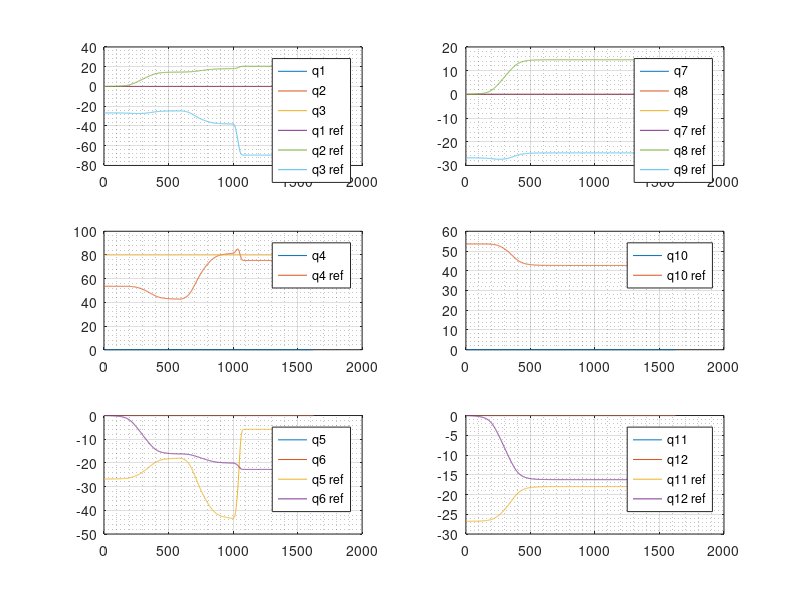
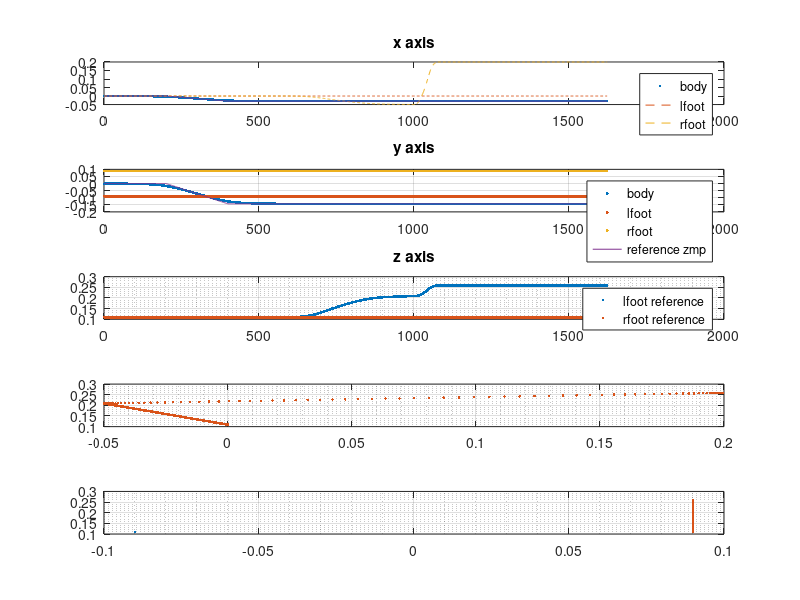

MATLAB code to generate these figures, in order:
clear
close all
load('data.txt')
% load('data_3S_NO_CONTROL.txt')
% data = data_3S_NO_CONTROL;
% load('data_ssp_after_offset_soft_left.txt')
% data = data_ssp_after_offset_soft_left;
% load('data_ssp_after_offset_soft_right.txt')
% data = data_ssp_after_offset_soft_right;
% load('data_left_ssp_no_scaling.txt')
% data = data_left_ssp_no_scaling;
% load('data_ssp_no_scaling_left_leg.txt')
% data = data_ssp_no_scaling_left_leg;
% load('data_ssp_no_scaling_right_leg.txt')
% data = data_ssp_no_scaling_right_leg;
% load('data_good_walk.txt')
% data = data_good_walk;
% load('data_walk_ok.txt')
% data = data_walk_ok;
plot_q          = 1;
plot_torque     = 0;
plot_zmp        = 0;
plot_est        = 0;
plot_est_state  = 0;
plot_fk         = 0;
plot_ref        = 1;
plot_f          = 0;
plot_body_angle = 0;
plot_phase      = 0;
plot_yaw        = 0;
scale   = 1;
begin   = 1;     
% stop = 1000;  
stop    = size(data,1);
t       = data(begin:stop,1);
 
robot_width             = 0.18;
foot_length_front       = 0.155;
% foot_length_back        = 0.095;
foot_width_inner        = 0.05;
foot_width_outer        = 0.09;

q1_ref = data(begin:stop,2)*scale;
q1_tau = data(begin:stop,4);
q2_ref = data(begin:stop,5)*scale;
q2_tau = data(begin:stop,7);
q3_ref = data(begin:stop,8)*scale;
q3_tau = data(begin:stop,10);
q4_ref = data(begin:stop,11)*scale;
q4_tau = data(begin:stop,13);
q5_ref = data(begin:stop,14)*scale;
q5_tau = data(begin:stop,16);
q6_ref = data(begin:stop,17)*scale;
q6_tau = data(begin:stop,19);
q7_ref = data(begin:stop,20)*scale;
q7_tau = data(begin:stop,22);
q8_ref = data(begin:stop,23)*scale;
q8_tau = data(begin:stop,25);
q9_ref = data(begin:stop,26)*scale;
q9_tau = data(begin:stop,28);
q10_ref = data(begin:stop,29)*scale;
q10_tau = data(begin:stop,31);
q11_ref = data(begin:stop,32)*scale;
q11_tau = data(begin:stop,34);
q12_ref = data(begin:stop,35)*scale;
q12_tau = data(begin:stop,37);

q1 = data(begin:stop,3)*scale;
q2 = data(begin:stop,6)*scale;
q3 = data(begin:stop,9)*scale;
q4 = data(begin:stop,12)*scale;
q5 = data(begin:stop,15)*scale;
q6 = data(begin:stop,18)*scale;
q7 = data(begin:stop,21)*scale;
q8 = data(begin:stop,24)*scale;
q9 = data(begin:stop,27)*scale;
q10 = data(begin:stop,30)*scale;
q11 = data(begin:stop,33)*scale;
q12 = data(begin:stop,36)*scale;
Ts = 5e-3;
q1d = diff(q1)/Ts;
q2d = diff(q2)/Ts;
q3d = diff(q3)/Ts;
q4d = diff(q4)/Ts;
q5d = diff(q5)/Ts;
q6d = diff(q6)/Ts;

q7d = diff(q7)/Ts;
q8d = diff(q8)/Ts;
q9d = diff(q9)/Ts;
q10d = diff(q10)/Ts;
q11d = diff(q11)/Ts;
q12d = diff(q12)/Ts;

d = 0.006;

Fxl = data(begin:stop,38);
Fyl = -data(begin:stop,39);
Fzl = data(begin:stop,40);
Txl = -data(begin:stop,41);
Tyl = data(begin:stop,42);
Tzl = data(begin:stop,43);


Fxr = data(begin:stop,44);
Fyr = -data(begin:stop,45);
Fzr = data(begin:stop,46);
Txr = -data(begin:stop,47);
Tyr = data(begin:stop,48);
Tzr = data(begin:stop,49);

% ZMP_x = ZMP_x(1:2000);
% ZMP_y = ZMP_y(1:2000);

phi = data(begin:stop,50);
theta = data(begin:stop,51);
psi = data(begin:stop,52);

x_est = data(begin:stop,53);
vx_est = data(begin:stop,54);
ax_est = data(begin:stop,55);
y_est = data(begin:stop,56);
vy_est = data(begin:stop,57);
ay_est = data(begin:stop,58);
zmpx_calc = data(begin:stop,59);
zmpy_calc = data(begin:stop,60);
comx_fk = data(begin:stop,61);
comy_fk = data(begin:stop,62);
comvy_fk = diff(comy_fk)/5e-3;
comay_fk = diff(comvy_fk)/5e-3;
supx_fk = data(begin:stop,63);
supy_fk = data(begin:stop,64);
supz_fk = data(begin:stop,117);
swingx_fk = data(begin:stop,65);
swingy_fk = data(begin:stop,66);
swingz_fk = data(begin:stop,118);
comx_ref = data(begin:stop,67);
comy_ref = data(begin:stop,68);
x_offs = data(begin:stop,69);
y_offs = data(begin:stop,70);
x_output1 = data(begin:stop,71);
x_output2 = data(begin:stop,72);
y_output1 = data(begin:stop,73);
y_output2 = data(begin:stop,74);

comvy_ref = data(begin:stop,75);
comay_ref = data(begin:stop,76);
y_mpc = data(begin:stop,77);
vy_mpc = data(begin:stop,78);
ay_mpc = data(begin:stop,79);

com_phi = data(begin:stop,80)*180/pi;
com_theta = data(begin:stop,81)*180/pi;
com_psi = data(begin:stop,82)*180/pi;
sup_phi = data(begin:stop,83)*180/pi;
sup_theta = data(begin:stop,84)*180/pi;
sup_psi = data(begin:stop,85)*180/pi;
swing_phi = data(begin:stop,86)*180/pi;
swing_theta = data(begin:stop,87)*180/pi;
swing_psi = data(begin:stop,88)*180/pi;

bodyx = data(begin:stop,89);
bodyy = data(begin:stop,90);
bodyz = data(begin:stop,91);

lfootx = data(begin:stop,92);
lfooty = data(begin:stop,93);
lfootz = data(begin:stop,94);

rfootx = data(begin:stop,95);
rfooty = data(begin:stop,96);

rfootz = data(begin:stop,97);

prefy  = data(begin:stop,98);
phase = data(begin:stop, 99);
idx = [phase == 0];
idx = find(idx);
idx = idx(1:50:end);

idx1 = [phase == 1];
idx1 = find(idx1);
idx1 = idx1(1:10:end);

offset_l_phi = data(begin:stop, 100)*180/pi;
offset_l_theta = data(begin:stop, 101)*180/pi;
offset_l_psi = data(begin:stop, 102)*180/pi;

offset_r_phi = data(begin:stop, 103)*180/pi;
offset_r_theta = data(begin:stop, 104)*180/pi;
offset_r_psi = data(begin:stop, 105)*180/pi;

Tipping_scale = data(1,106);
prefx = data(begin:stop,107);
body_theta = data(begin:stop, 109)*180/pi;
body_phi   = data(begin:stop, 110)*180/pi;

philref = data(begin:stop, 111)*180/pi;
thetalref = data(begin:stop, 112)*180/pi;
psilref = data(begin:stop, 113)*180/pi;

phirref = data(begin:stop, 114)*180/pi;
thetaref = data(begin:stop, 115)*180/pi;
psirref = data(begin:stop, 116)*180/pi;

ZMP_xl = (-Tyl-Fxl*d)./Fzl+prefx;
ZMP_yl = (Txl-Fyl*d)./Fzl+0.09;

ZMP_xr = (-Tyr-Fxr*d)./Fzr+prefx;
ZMP_yr = (Txr-Fyr*d)./Fzr-0.09;

ZMP_x = (ZMP_xl.*Fzl+ZMP_xr.*Fzr)./(Fzl+Fzr);
ZMP_y = (ZMP_yl.*Fzl+ZMP_yr.*Fzr)./(Fzl+Fzr);

ref_psi_support = data(begin:stop, 119);
ref_psi_swing = data(begin:stop, 120);

leftSupport = data(begin:stop, 121);
ref_psi_body = data(begin:stop, 122);

x_sup = data(begin:stop, 123);
y_sup = data(begin:stop, 124);
z_sup = data(begin:stop, 125);

x_swing = data(begin:stop, 126);
y_swing = data(begin:stop, 127);
z_swing = data(begin:stop, 128);

walking_mode = data(begin:stop, 129);
t = 1:length(t);
if plot_q == 1
    figure('units','normalized','outerposition',[-1 0 1 1],'name','Joint Angles')
    subplot(3,2,1)
    plot(t,q1,'-')
    hold on
    grid on
    grid minor
    
    plot(t,q2,'-')
    plot(t,q3,'-')
    plot(t,q1_ref,'-')
    hold on
    grid on
    plot(t,q2_ref,'-')
    plot(t,q3_ref,'-')
    legend('q1','q2','q3','q1 ref','q2 ref', 'q3 ref')
    subplot(3,2,3)
    plot(t,q4)
    hold on
    grid on
    grid minor
    
    plot(t,q4_ref,'-')
        plot(t, walking_mode*10)

    legend('q4','q4 ref')
    
    subplot(3,2,5)
    plot(t,q5,'-')
    grid on
    hold on
    grid minor
    
    plot(t,q6,'-')
    plot(t,q5_ref,'-')
    hold on
    plot(t,q6_ref,'-')
    legend('q5','q6','q5 ref', 'q6 ref')
    
    subplot(3,2,2)
    plot(t,q7,'-')
    hold on
    grid on
    
    grid minor
    plot(t,q8,'-')
    plot(t,q9,'-')
    plot(t,q7_ref,'-')
    grid on
    hold on
    plot(t,q8_ref,'-')
    plot(t,q9_ref,'-')
    legend('q7','q8','q9','q7 ref','q8 ref', 'q9 ref')
    
    subplot(3,2,4)
    plot(t,q10,'-')
    hold on
    grid on
    grid minor
    plot(t,q10_ref,'-')
    legend('q10','q10 ref')
    
    subplot(3,2,6)
    plot(t,q11,'-')
    hold on
    grid on
    grid minor
    
    plot(t,q12,'-')
    plot(t,q11_ref,'-')
    grid on
    hold on
    plot(t,q12_ref,'-')
    legend('q11','q12','q11 ref','q12 ref')
end

if plot_torque == 1
    figure('units','normalized','outerposition',[-1 0 1 1],'name','Joint Torques')
    subplot(3,2,1)
    plot(t,q1_tau,'.')
    hold on
    grid on
    plot(t,q2_tau,'-')
    plot(t,q3_tau,'-')
    legend('q1','q2','q3')
    
    subplot(3,2,3)
    plot(t,q4_tau)
    grid on
    legend('q4')
    
    subplot(3,2,5)
    plot(t,q5_tau,'-')
    grid on
    hold on
    plot(t,q6_tau,'-')
    legend('q5','q6')
    
    subplot(3,2,2)
    plot(t,q7_tau,'-')
    hold on
    grid on
    plot(t,q8_tau,'-')
    plot(t,q9_tau,'-')
    legend('q7','q8','q9')
    
    subplot(3,2,4)
    plot(t,q10_tau,'-')
    grid on
    legend('q10')
    
    subplot(3,2,6)
    plot(t,q11_tau,'-')
    hold on
    grid on
    plot(t,q12_tau,'-')
    legend('q11','q12')
end

if plot_zmp == 1
    figure('units','normalized','outerposition',[-1 0 1 1],'name','ZMP')
    subplot(2,1,1)
    plot(t, ZMP_x)
    hold on
    grid on
    grid minor
    plot(t, ZMP_xl,'.')
    plot(t, ZMP_xr,'.')
    legend('ZMP','ZMP left', 'ZMP right')
    ylim([0 0.4])
    
    subplot(2,1,2)
    plot(t, ZMP_y)
    hold on
    grid on
    grid minor
    plot(t, ZMP_yl,'.')
    plot(t, ZMP_yr,'.')
    ylim([-0.2 0.2])
    legend('ZMP','ZMP left', 'ZMP right')
end

if plot_est == 1
    figure('units','normalized','outerposition',[-1 0 1 1],'name','Estimation')
    subplot(2,1,1)
    plot(t, x_est,'-');
    hold on
    grid on
    grid minor
    plot(t,comx_ref,'-')
    plot(t, comx_fk,'-')
    plot(t, zmpx_calc,'.')
    plot(t, x_output1,'-')
    plot(t, prefx,'.')
    
    legend('x state (no offset) estimation', 'X ref', 'X fk', 'ZMP X', ...
        'X output (with offset) estimation','ZMP x ref')
    
    subplot(2,1,2)
    %         yyaxis left
    
    plot(t, y_est,'-')
    hold on
    grid on
    grid minor
    %     plot(t, y_output1,'-')
    plot(t,comy_ref,'-')
    plot(t, comy_fk,'-')
    plot(t, prefy,'.')
    plot(t, zmpy_calc,'--')
    plot(t, y_output2,'r')
    %     a = gca;
    %     plot([idx, idx], [a.YLim], 'g')
    
    
    %     plot([t(1) t(end)], [0.049 0.049], 'c')
    %         plot(t, lfootz,'.')
    %     yyaxis right
    %     plot(t, Fzl)
    %     plot([t(1) t(end)], [0.196 0.196], 'c')
    
    legend('y state (no offset) estimation','reference com y',...
        'Y fk', 'Reference ZMP Y', ...
        'Real (measured) zmp y','Model ZMP (estimated - LIP)','FLC phase')
    %     subplot(3,1,3)
    %     plot(t, x_offs)
    %     hold on
    %     grid on
    %     plot(t, y_offs)
    %     legend('X_offset', 'Y_offset')
%     figure
%     idx_phase_1 = phase == 1;
%     idx_phase_0 = phase == 0;
%     Fzl_tmp = Fzl(idx_phase_0);
%     Fzr_tmp = Fzr(idx_phase_0);
%     
%     idx_l_touching = Fzl_tmp < -20;
%     idx_r_touching = Fzr_tmp < -20;
%     ZMP_xl_tmp = ZMP_xl(idx_phase_0);
%     ZMP_yl_tmp = ZMP_yl(idx_phase_0);
%     ZMP_xr_tmp = ZMP_xr(idx_phase_0);
%     ZMP_yr_tmp = ZMP_yr(idx_phase_0);
%     
%     idx_ = phase == 2 | phase == 3;
%     plot(zmpx_calc(idx_),zmpy_calc(idx_),'.')
%     hold on
%     grid on
%     grid minor
%     plot(zmpx_calc(idx_phase_1),zmpy_calc(idx_phase_1),'r.')
%     plot(zmpx_calc(idx_phase_0),zmpy_calc(idx_phase_0),'g.')
% %     plot(ZMP_xl_tmp(idx_l_touching), ZMP_yl_tmp(idx_l_touching),'b.')
% %     plot(ZMP_xr_tmp(idx_r_touching), ZMP_yr_tmp(idx_r_touching),'b.')
%     rectangle('Pos', [0.00-foot_length_back robot_width/2-foot_width_inner foot_length_back+foot_length_front foot_width_inner+foot_width_outer])    
%     plot(0.00, robot_width/2,'rx')
%     rectangle('Pos', [0.0-foot_length_back -robot_width/2-foot_width_outer foot_length_back+foot_length_front foot_width_inner+foot_width_outer])
%     plot(0.0, -robot_width/2,'rx')
%     for i = 1:4
%         x_tmp = 0.15*i-foot_length_back;
%         if mod(i,2) == 1
%             y_tmp = robot_width/2-foot_width_inner;
%             plot(0.15*i, robot_width/2,'rx')
%         else
%             y_tmp = -robot_width/2-foot_width_outer;
%             plot(0.15*i, -robot_width/2,'rx')
%         end
%         
%         rectangle('Pos', [x_tmp y_tmp  foot_length_back+foot_length_front foot_width_inner+foot_width_outer])
%         
%         
%     end
%     legend('Single support', 'Foot landing control', 'Double Support')
%     %     rectangle('Pos', [-2 0 1 2])
end



if plot_est_state == 1
    zmp_est = [1 0 -0.6/9.81]*[y_est, vy_est, ay_est]';
    
    figure('units','normalized','outerposition',[-1 0 1 1],'name','Estimation')
    subplot(3,1,1)
    plot(t,comy_ref,'-')
    hold on
    plot(t,y_est,'-');
    plot(t, zmp_est)
    plot(t, ZMP_y)
    plot(t, prefy,'-','linewidth',0.5)
    plot(t, comy_fk,'-')
    
    legend('Comy reference', 'Y est','estimated zmp','real zmp','reference zmp','COM fk')
    subplot(3,1,2)
    plot(t, comvy_ref,'-')
    hold on
    plot(t, vy_est,'-')
    legend('Ref vy', 'Est vy')
    subplot(3,1,3)
    plot(t, comay_ref,'-')
    hold on
    %     plot(t, ay_mpc)
    plot(t,ay_est ,'-')
    legend('Ref ay',  'Est ay')
end

% supy_fk = supy_fk+comy_fk;
% swingy_fk = swingy_fk +comy_fk;
if plot_f == 1
    figure('units','normalized','outerposition',[-1 0 1 1],'name','Force')
    subplot(3,1,1)
    plot(t, Fzl)
    grid on
    grid minor
    hold on
    plot(t,Fzr)
%     a = gca;
%     plot([idx, idx], [a.YLim], 'g')
    legend('Fzl','Fzr')
    title('Fz')
    subplot(3,1,2)
    plot(t, Tyl)
    grid on
    grid minor
    hold on
    plot(t,Tyr)
%     a = gca;
%     plot([idx, idx], [a.YLim], 'g')
    title('Ty')
    legend('Tyl','Tyr')
    subplot(3,1,3)
    plot(t, Txl)
    grid on
    grid minor
    hold on
    plot(t,Txr)
%     a = gca;
%     plot([idx, idx], [a.YLim], 'g')
    legend('Txl','Txr')
    title('Tx')
    
end
if plot_fk == 1
    figure('units','normalized','outerposition',[-1 0 1 1],'name','Position FK')
    subplot(2,1,1)
    plot(t, supx_fk,'.')
    hold on
    grid on
    grid minor
    plot(t, swingx_fk,'.')
    plot(t, comx_fk,'.')
    plot(t, comx_ref,'.')
    plot(t, lfootx,'.')
    plot(t, rfootx,'.')
    legend('Sup x', 'Swing x','COM','Ref COM','Left foot', 'Right foot')
    subplot(2,1,2)
    plot(t, supy_fk,'.')
    hold on
    plot(t, swingy_fk,'.')
    plot(t, comy_fk,'.')
    plot(t,comy_ref,'.')
    plot(t, lfooty,'.')
    plot(t, rfooty,'.')
    
    legend('Sup y', 'Swing y', 'COM', 'Ref COM','Left foot','Right foot')
    
    figure('units','normalized','outerposition',[-1 0 1 1],'name','FK Euler Angles')
    %     plottools
    subplot(3,1,1)
    plot(t, com_phi)
    hold on
    grid on
    grid minor
    plot(t, sup_phi,'.','linewidth',2)
    plot(t, swing_phi,'.','linewidth',2)
    plot(t,philref,'.')
    plot(t,phirref,'.')
    plot(t,offset_l_phi,'.')
    plot(t,offset_r_phi,'.')
    %     a = gca;
    %         plot([idx, idx], [a.YLim], 'g')
    
    legend('COM', 'SUP', 'SWING','Phiref_l','Phiref_r','Offset Phiref_l',' Offset Phiref_r')
    
    subplot(3,1,2)
    plot(t, com_theta)
    hold on
    grid on
    grid minor
    plot(t, sup_theta,'.','linewidth',2)
    plot(t, swing_theta,'.','linewidth',2)
    plot(t,thetalref,'.')
    plot(t,thetaref,'.')
    plot(t,offset_l_theta,'.')
    plot(t,offset_r_theta,'.')
    %         a = gca;
    %         plot([idx, idx], [a.YLim], 'g')
    legend('COM', 'SUP', 'SWING','Thetaref_l','Thetaref_r','Offset Phiref_l',' Offset Phiref_r')
    
    subplot(3,1,3)
    plot(t, com_psi)
    hold on
    grid on
    grid minor
    plot(t, sup_psi,'.','linewidth',2)
    plot(t, swing_psi,'.','linewidth',2)
    plot(t,psilref,'.')
    plot(t,psirref,'.')
    plot(t,offset_l_psi,'.')
    plot(t,offset_r_psi,'.')
    %     a = gca;
    %     plot([idx, idx], [a.YLim], 'g')
    legend('COM', 'SUP', 'SWING','Psiref_l','Psiref_r','Offset Phiref_l',' Offset Phiref_r')
    
end

if plot_ref == 1
    figure('units','normalized','outerposition',[-1 0 1 1],'name','Reference foot trajectories')
    subplot(5,1,1)
    plot(t, bodyx,'.')
    hold on
%     grid on
%     plot(t, lfootx,'.')
%     plot(t, rfootx,'.')
    plot(t, x_sup,'--')
    plot(t, x_swing,'--')
    plot(t,prefx)
    legend('body','lfoot','rfoot')
    title('x axis')
    subplot(5,1,2)
    plot(t, bodyy,'.')
    hold on
    grid on
%     plot(t, lfooty,'.')
%     plot(t, rfooty,'.')
    plot(t, y_sup,'.')
    plot(t, y_swing,'.')
    plot(t, prefy)
%     plot(t, leftSupport*0.1,'.')
    legend('body','lfoot','rfoot', 'reference zmp')
    title('y axis')
    subplot(5,1,3)
    plot(t, lfootz,'.')
    hold
    grid on
    grid minor
    plot(t, rfootz,'.')
%     plot(t, swingz_fk,'.')
%     plot(t, supz_fk,'.')
    %     a = gca;
    %     plot([idx1, idx1], [a.YLim], 'g--')
    %     plottools
    legend('lfoot reference','rfoot reference','Swing fk','Sup fk')
    title('z axis')
    subplot(5,1,4)
%     plot(t,phase,'.')
    plot(rfootx, rfootz,'.')
    hold on%     plot(t, leftSupport*0.1,'.')
    grid on
    grid minor
    plot(lfootx, lfootz,'.')
     subplot(5,1,5)
%     plot(t,phase,'.')
    plot(rfooty, rfootz,'.')
    hold on%     plot(t, leftSupport*0.1,'.')
    grid on
    grid minor
    plot(lfooty, lfootz,'.')
end

if plot_body_angle == 1
    
    figure('units','normalized','outerposition',[-1 0 1 1],'name','Body angles')
    subplot(3,1,1)
    plot(t, phi,'.')
    hold on
    grid on
    grid minor
    plot(t, body_phi,'.','linewidth',2)
%     a = gca;
%     plot([idx, idx], [a.YLim], 'g')
%     ylim([-10 10])
    legend('IMU Phi')
    
    subplot(3,1,2)
    plot(t, theta,'.')
    hold on
    grid on
    grid minor
    plot(t, body_theta,'.','linewidth',2)
    %     plot(t, body_theta,'.')
%     a = gca;
%     plot([idx, idx], [a.YLim], 'g')
%     ylim([-10 10])
    legend('IMU Theta', 'Reference theta')
    
    subplot(3,1,3)
    plot(t, psi,'.')
    hold on
    grid on
    grid minor
    plot(t, com_psi)
%     a = gca;
%     plot([idx, idx], [a.YLim], 'g')
%     ylim([-20 20])
    legend('IMU Psi')
    
end

if plot_phase == 1
    figure('units','normalized','outerposition',[-1 0 1 1],'name','Body angles')
    plot(t,phase,'.')
    grid on
    grid minor
end
% a  = length(comy_ref);
% plot(1:a, comy_ref(1:a))
% hold on
% plot(1:a, ZMP_y)
% ylim([0 0.3])


% figure
% plot(t, data(:,101),'-')
% grid on
% grid minor


if plot_yaw == 1
    figure('units','normalized','outerposition',[-1 0 1 1],'name','Reference foot trajectories')
    plot(lfootx, lfooty,'.','linewidth',2)
    hold on
    grid on
    grid minor
    axis equal
	plot(rfootx, rfooty,'-','linewidth',2)
    plot(prefx, prefy,'--')
    
    plot(rfootx, rfooty,'rx')
    for i  = 1:500:length(ref_psi_support)
        len = 0.1;
        
        xshort = len * cos(ref_psi_support(i));
        yshort = len * sin(ref_psi_support(i));
%         yshort = tan(ref_psi_support(i))*xshort;
        
        plot([lfootx(i) lfootx(i)+xshort], [lfooty(i) lfooty(i)+yshort],'r','linewidth',5)
 
        xshort = len * cos(ref_psi_swing(i));
        yshort = len * sin(ref_psi_swing(i));
%         yshort = tan(ref_psi_swing(i))*xshort;
        
        plot([rfootx(i) rfootx(i)+xshort], [rfooty(i) rfooty(i)+yshort],'r','linewidth',2)

%     plot([swing(i,1) swing(i,1)+xshort], [swing(i,2) swing(i,2)+yshort],'c','linewidth',2)
    end
    
    

foot_distance_x = diff(lfootx);
foot_distance_y = diff(lfooty);

foot_distance = sqrt(foot_distance_x.^2+foot_distance_y.^2);
foot_distance(foot_distance == 0) = [];

%     subplot(3,1,1)
%     plot(t, bodyx,'.')
%     hold on
%     grid on
%     plot(t, lfootx,'.')
%     plot(t, rfootx,'.')
% figure
% subplot(2,1,1)
%     plot(t,prefx,'.')
%     grid on
%     hold on
%     grid minor
% %     legend('body','lfoot','rfoot')
% %     title('x axis')
% %     subplot(3,1,2)
% %     plot(t, bodyy,'.')
% %     hold on
% %     grid on
% %     plot(t, lfooty,'.')
% %     plot(t, rfooty,'.')
%     plot(t, lfootx,'.')
% subplot(2,1,2)
%     plot(t, prefy,'.')
%     hold on
%     grid on 
%     grid minor
%     plot(t, lfooty,'.')
%     legend('body','lfoot','rfoot', 'reference zmp')
%     title('y axis')
%     subplot(3,1,3)
%     plot(t, lfootz,'.')
%     hold
%     grid on
%     grid minor
%     plot(t, rfootz,'.')
%     plot(t, swingz_fk,'.')
%     plot(t, supz_fk,'.')
%     %     a = gca;
%     %     plot([idx1, idx1], [a.YLim], 'g--')
%     %     plottools
%     legend('lfoot reference','rfoot reference','Swing fk','Sup fk')
%     title('z axis')
figure
plot(t, ref_psi_support*180/pi,'.')
hold on
 grid on
    grid minor
plot(t, ref_psi_swing*180/pi,'.')
plot(t, ref_psi_body*180/pi,'.')
legend('Support','Swing','Body')
% plot(t, leftSupport*10)
end

% figure 
% plot(t,psilref)
% hold on
% plot(t,psirref)
